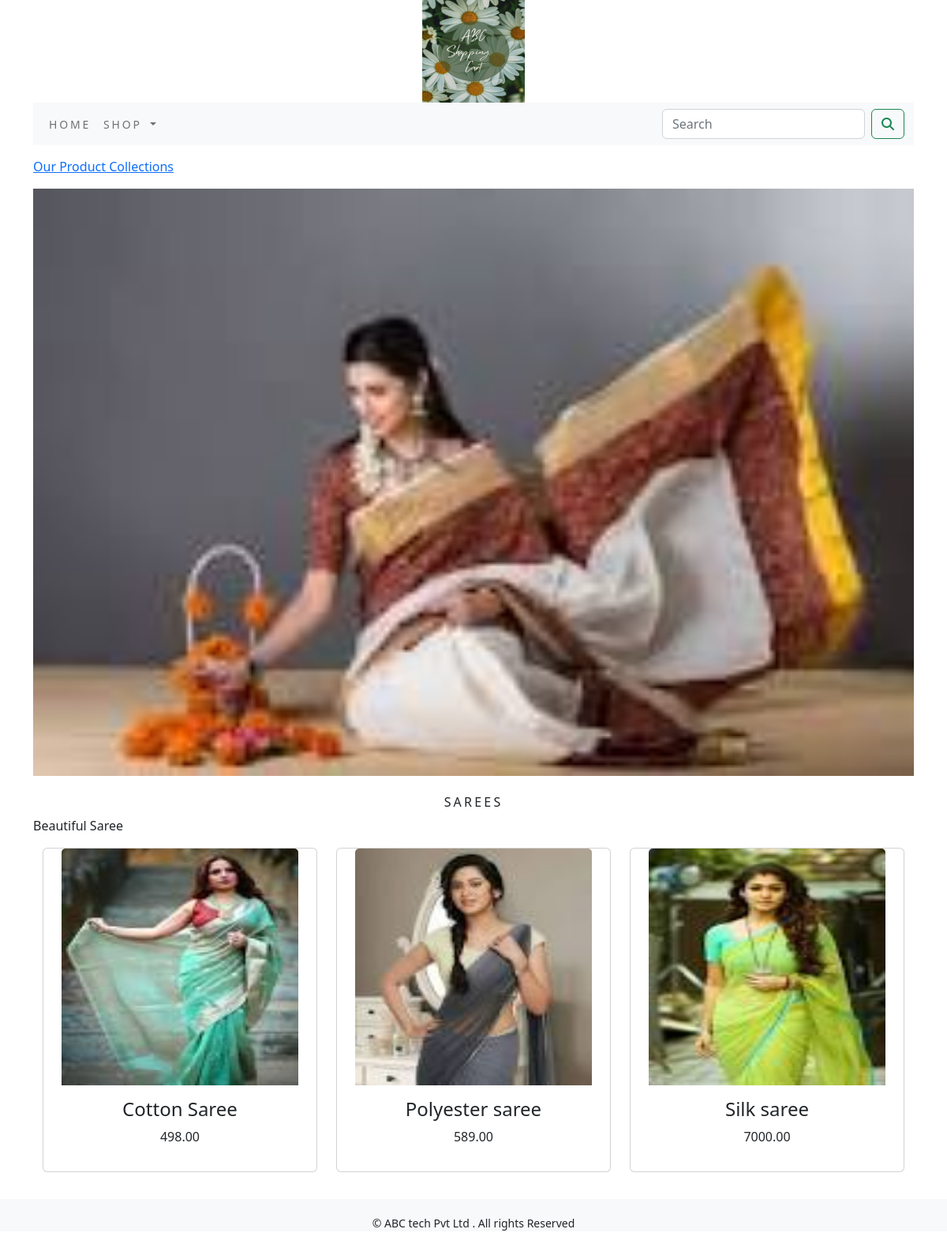
Screenshot of /shop/sarees/ with the database file from the repository.
### shop/models.py (models this page shows, shortened)
class Category(models.Model):
    name=models.CharField(max_length=250,unique=True)
    slug=models.SlugField(max_length=250,unique=True)
    description=models.TextField(blank=True)
    image=models.ImageField(upload_to='category',blank=True)
    class Meta:
        ordering=('name',)
        verbose_name='category'
        verbose_name_plural='categories'
    def get_url(self):
        return reverse('shop:product_by_category',args=[self.slug])

class Product(models.Model):
    name=models.CharField(max_length=250,unique=True)
    slug=models.SlugField(max_length=250,unique=True)
    description=models.TextField(blank=True)
    price=models.DecimalField(max_digits=10,decimal_places=2)
    category=models.ForeignKey(Category,on_delete=models.CASCADE)
    image=models.ImageField(upload_to='product',blank=True)
    stock=models.IntegerField()
    available=models.BooleanField(default=True)
    created=models.DateTimeField(auto_now_add=True)
    updated=models.DateTimeField(auto_now_add=True)
    def get_url(self):
        return reverse('shop:prodCatdetail',args=[self.category.slug,self.slug])
    class Meta:
        ordering=('name',)
        verbose_name='product'
        verbose_name_plural='products'

### shop/views.py (the view)
# urls.py: path('', views.allProdCat, name='allProdCat'),
def allProdCat(request,c_slug=None):
    c_page=None
    products_list=None
    if c_slug!=None:
        c_page=get_object_or_404(Category,slug=c_slug)
        products_list=Product.objects.all().filter(category=c_page,available=True)
    else:
        products_list=Product.objects.all().filter(available=True)
    paginator=Paginator(products_list,6)
    try:
        page=int(request.GET.get('page','1'))
    except:
        page=1
    try:
        products=paginator.page(page)
    except (EmptyPage,InvalidPage):
        products=paginator.page(paginator.num_pages)
    return render(request,"category.html",{'category':c_page,'products':products})

### cart/context_processors.py (called while the page is built)
def counter(request):
    item_count=0
    if 'admin' in request.path:
        return {}
    else:
         try:
             cart=Cart.objects.filter(cart_id=_cart_id(request))
             cart_items=CartItem.objects.all().filter(cart=cart[:1])
             for cart_item in cart_items:
                 item_count += cart_item.quantity
         except Cart.DoesNotExist:
             item_count = 0
    return dict(item_count=item_count)

### cart/views.py (called while the page is built)
def _cart_id(request):
        cart=request.session.session_key
        if not cart:
           cart=request.session.create()
        return cart

### shop/context_processors.py (called while the page is built)
def menu_links(request):
    links=Category.objects.all()
    return dict(links=links)

### templates/category.html (shortened to what this page needs)
{% extends 'base.html' %}
{% load static %}
{% block content %}
   {% if category %}
   <div>
       <div class="row my_row_class">
           <div class="mx-auto">
           <p><a href = "{% url 'shop:allProdCat' %}" >Our Product Collections</a></p>
           </div>
       </div>
   </div>
   {% endif %}
<div class="mx_auto">
    {% if category %}
          <img class="my_image" src="{{category.image.url}}" alt="{{category.name}}">
</div>
   <br>
<div>
          <h1 class="text-center my_title">{{category.name}}</h1>
          <p class="text-justify">{{category.description}}</p>
</div>
     {% endif %}
<div class="container">
    <div class="row mx_auto">
         {% for product in products.object_list %}
        <div class="my_bottom_margin col-9 col-sm-12  col-md-4 col-lg-4">
            <div class="card text-center" style="min-width:18rem;">
                <a href="{{product.get_url}}"><img class="card-img-top my_image" src="{{product.image.url}}" style="width:300px; height:300px;" alt="{{product.name}}"></a>
              <div class="card-body">
                <h4>{{product.name}}</h4>
                <p>{{product.price}}</p>
              </div>
            </div>
        </div>
         {% endfor %}
    </div>
    <br>
</div>
{% endblock %}

### static/css/custom.css (style rules this page uses)
body { font-family:'Roboto Slab', serif; }
.my_row_class { padding-top:15px; }
.my_image { width:100%; height:auto; }
.my_title { font-size:16px; text-transform:uppercase; letter-spacing:.2em; }
.my_bottom_margin { margin-bottom:10px; }

### rows the page displays
Category: image (picture), name "SAREES", description "Beautiful Saree"
Product: image (picture), name "Cotton Saree", price "498.00"
Product: image (picture), name "Polyester saree", price "589.00"
Product: image (picture), name "Silk saree", price "7000.00"
